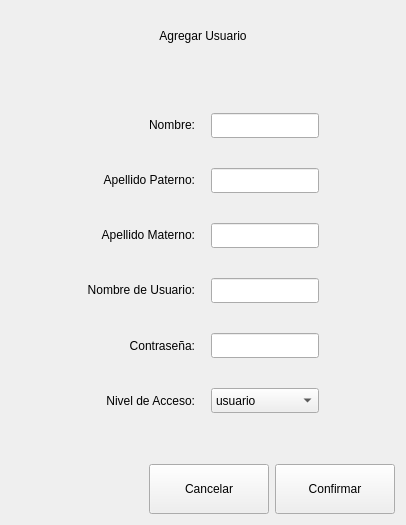
           <widget class="QWidget" name="pageAgregarUsuario">
            <layout class="QVBoxLayout" name="verticalLayout_4">
             <item>
              <widget class="QLabel" name="labelAgregarUsuario">
               <property name="minimumSize">
                <size>
                 <width>0</width>
                 <height>50</height>
                </size>
               </property>
               <property name="text">
                <string>Agregar Usuario</string>
               </property>
               <property name="alignment">
                <set>Qt::AlignCenter</set>
               </property>
              </widget>
             </item>
             <item>
              <spacer name="verticalSpacer_2">
               <property name="orientation">
                <enum>Qt::Vertical</enum>
               </property>
               <property name="sizeHint" stdset="0">
                <size>
                 <width>20</width>
                 <height>40</height>
                </size>
               </property>
              </spacer>
             </item>
             <item>
              <layout class="QHBoxLayout" name="horizontalLayout">
               <item>
                <spacer name="horizontalSpacer_2">
                 <property name="orientation">
                  <enum>Qt::Horizontal</enum>
                 </property>
                 <property name="sizeHint" stdset="0">
                  <size>
                   <width>40</width>
                   <height>20</height>
                  </size>
                 </property>
                </spacer>
               </item>
               <item>
                <layout class="QVBoxLayout" name="verticalLayout_3">
                 <property name="spacing">
                  <number>30</number>
                 </property>
                 <property name="leftMargin">
                  <number>5</number>
                 </property>
                 <property name="topMargin">
                  <number>5</number>
                 </property>
                 <property name="rightMargin">
                  <number>5</number>
                 </property>
                 <property name="bottomMargin">
                  <number>5</number>
                 </property>
                 <item>
                  <widget class="QLabel" name="labelNombre">
                   <property name="text">
                    <string>Nombre:</string>
                   </property>
                   <property name="alignment">
                    <set>Qt::AlignRight|Qt::AlignTrailing|Qt::AlignVCenter</set>
                   </property>
                  </widget>
                 </item>
                 <item>
                  <widget class="QLabel" name="labelApellidoP">
                   <property name="text">
                    <string>Apellido Paterno:</string>
                   </property>
                   <property name="alignment">
                    <set>Qt::AlignRight|Qt::AlignTrailing|Qt::AlignVCenter</set>
                   </property>
                  </widget>
                 </item>
                 <item>
                  <widget class="QLabel" name="labelApellidoM">
                   <property name="text">
                    <string>Apellido Materno:</string>
                   </property>
                   <property name="alignment">
                    <set>Qt::AlignRight|Qt::AlignTrailing|Qt::AlignVCenter</set>
                   </property>
                  </widget>
                 </item>
                 <item>
                  <widget class="QLabel" name="labelNombreUsuario">
                   <property name="text">
                    <string>Nombre de Usuario:</string>
                   </property>
                   <property name="alignment">
                    <set>Qt::AlignRight|Qt::AlignTrailing|Qt::AlignVCenter</set>
                   </property>
                  </widget>
                 </item>
                 <item>
                  <widget class="QLabel" name="labelContrasena">
                   <property name="text">
                    <string>Contraseña:</string>
                   </property>
                   <property name="alignment">
                    <set>Qt::AlignRight|Qt::AlignTrailing|Qt::AlignVCenter</set>
                   </property>
                  </widget>
                 </item>
                 <item>
                  <widget class="QLabel" name="labelNivelAcceso">
                   <property name="text">
                    <string>Nivel de Acceso:</string>
                   </property>
                   <property name="alignment">
                    <set>Qt::AlignRight|Qt::AlignTrailing|Qt::AlignVCenter</set>
                   </property>
                  </widget>
                 </item>
                </layout>
               </item>
               <item>
                <layout class="QVBoxLayout" name="verticalLayout_2">
                 <property name="spacing">
                  <number>30</number>
                 </property>
                 <property name="leftMargin">
                  <number>5</number>
                 </property>
                 <property name="topMargin">
                  <number>6</number>
                 </property>
                 <property name="rightMargin">
                  <number>5</number>
                 </property>
                 <property name="bottomMargin">
                  <number>5</number>
                 </property>
                 <item>
                  <widget class="QLineEdit" name="lineNombre">
                   <property name="minimumSize">
                    <size>
                     <width>0</width>
                     <height>25</height>
                    </size>
                   </property>
                  </widget>
                 </item>
                 <item>
                  <widget class="QLineEdit" name="lineApellidoP">
                   <property name="minimumSize">
                    <size>
                     <width>0</width>
                     <height>25</height>
                    </size>
                   </property>
                  </widget>
                 </item>
                 <item>
                  <widget class="QLineEdit" name="lineApellidoM">
                   <property name="minimumSize">
                    <size>
                     <width>0</width>
                     <height>25</height>
                    </size>
                   </property>
                  </widget>
                 </item>
                 <item>
                  <widget class="QLineEdit" name="lineUserName">
                   <property name="minimumSize">
                    <size>
                     <width>0</width>
                     <height>25</height>
                    </size>
                   </property>
                  </widget>
                 </item>
                 <item>
                  <widget class="QLineEdit" name="lineContrasena">
                   <property name="minimumSize">
                    <size>
                     <width>0</width>
                     <height>25</height>
                    </size>
                   </property>
                   <property name="echoMode">
                    <enum>QLineEdit::Password</enum>
                   </property>
                  </widget>
                 </item>
                 <item>
                  <widget class="QComboBox" name="comboNivel">
                   <property name="minimumSize">
                    <size>
                     <width>0</width>
                     <height>25</height>
                    </size>
                   </property>
                   <item>
                    <property name="text">
                     <string>usuario</string>
                    </property>
                   </item>
                   <item>
                    <property name="text">
                     <string>admin</string>
                    </property>
                   </item>
                  </widget>
                 </item>
                </layout>
               </item>
               <item>
                <spacer name="horizontalSpacer_3">
                 <property name="orientation">
                  <enum>Qt::Horizontal</enum>
                 </property>
                 <property name="sizeHint" stdset="0">
                  <size>
                   <width>40</width>
                   <height>20</height>
                  </size>
                 </property>
                </spacer>
               </item>
              </layout>
             </item>
             <item>
              <spacer name="verticalSpacer">
               <property name="orientation">
                <enum>Qt::Vertical</enum>
               </property>
               <property name="sizeHint" stdset="0">
                <size>
                 <width>20</width>
                 <height>40</height>
                </size>
               </property>
              </spacer>
             </item>
             <item>
              <layout class="QHBoxLayout" name="horizontalLayout_2">
               <item>
                <spacer name="horizontalSpacer">
                 <property name="orientation">
                  <enum>Qt::Horizontal</enum>
                 </property>
                 <property name="sizeHint" stdset="0">
                  <size>
                   <width>138</width>
                   <height>20</height>
                  </size>
                 </property>
                </spacer>
               </item>
               <item>
                <widget class="QPushButton" name="btnAddUserCancelar">
                 <property name="minimumSize">
                  <size>
                   <width>120</width>
                   <height>50</height>
                  </size>
                 </property>
                 <property name="text">
                  <string>Cancelar</string>
                 </property>
                </widget>
               </item>
               <item>
                <widget class="QPushButton" name="btnAddUserConfirmar">
                 <property name="minimumSize">
                  <size>
                   <width>120</width>
                   <height>50</height>
                  </size>
                 </property>
                 <property name="text">
                  <string>Confirmar</string>
                 </property>
                </widget>
               </item>
              </layout>
             </item>
            </layout>
           </widget>
